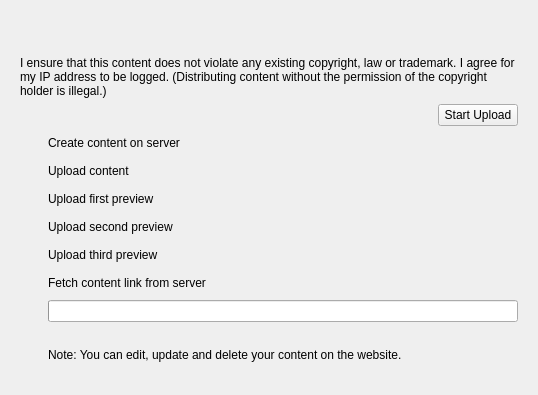
<?xml version="1.0" encoding="UTF-8"?>
<ui version="4.0">
 <class>UploadDialog</class>
 <widget class="QWidget" name="UploadDialog">
  <property name="geometry">
   <rect>
    <x>0</x>
    <y>0</y>
    <width>538</width>
    <height>395</height>
   </rect>
  </property>
  <property name="windowTitle">
   <string>Share Hot New Stuff</string>
  </property>
  <layout class="QVBoxLayout" name="verticalLayout">
   <item>
    <widget class="KTitleWidget" name="mTitleWidget"/>
   </item>
   <item>
    <layout class="QHBoxLayout" name="horizontalLayout">
     <item>
      <widget class="QLabel" name="busyLabel">
       <property name="sizePolicy">
        <sizepolicy hsizetype="MinimumExpanding" vsizetype="Preferred">
         <horstretch>0</horstretch>
         <verstretch>0</verstretch>
        </sizepolicy>
       </property>
       <property name="text">
        <string/>
       </property>
      </widget>
     </item>
     <item>
      <widget class="QWidget" name="busyWidget" native="true">
       <property name="sizePolicy">
        <sizepolicy hsizetype="Fixed" vsizetype="Fixed">
         <horstretch>24</horstretch>
         <verstretch>24</verstretch>
        </sizepolicy>
       </property>
       <property name="minimumSize">
        <size>
         <width>24</width>
         <height>24</height>
        </size>
       </property>
      </widget>
     </item>
    </layout>
   </item>
   <item>
    <widget class="QStackedWidget" name="stackedWidget">
     <property name="currentIndex">
      <number>4</number>
     </property>
     <widget class="QWidget" name="page_3">
      <layout class="QGridLayout" name="gridLayout_3">
       <item row="4" column="1">
        <spacer name="verticalSpacer_2">
         <property name="orientation">
          <enum>Qt::Vertical</enum>
         </property>
         <property name="sizeHint" stdset="0">
          <size>
           <width>205</width>
           <height>183</height>
          </size>
         </property>
        </spacer>
       </item>
       <item row="2" column="1">
        <widget class="QLineEdit" name="password">
         <property name="echoMode">
          <enum>QLineEdit::Password</enum>
         </property>
        </widget>
       </item>
       <item row="2" column="0">
        <widget class="QLabel" name="label_11">
         <property name="sizePolicy">
          <sizepolicy hsizetype="Minimum" vsizetype="Preferred">
           <horstretch>0</horstretch>
           <verstretch>0</verstretch>
          </sizepolicy>
         </property>
         <property name="text">
          <string>Password:</string>
         </property>
         <property name="alignment">
          <set>Qt::AlignRight|Qt::AlignTrailing|Qt::AlignVCenter</set>
         </property>
        </widget>
       </item>
       <item row="1" column="0">
        <widget class="QLabel" name="label_10">
         <property name="sizePolicy">
          <sizepolicy hsizetype="Minimum" vsizetype="Preferred">
           <horstretch>0</horstretch>
           <verstretch>0</verstretch>
          </sizepolicy>
         </property>
         <property name="text">
          <string>Username:</string>
         </property>
         <property name="alignment">
          <set>Qt::AlignRight|Qt::AlignTrailing|Qt::AlignVCenter</set>
         </property>
        </widget>
       </item>
       <item row="0" column="1">
        <widget class="QComboBox" name="providerComboBox"/>
       </item>
       <item row="1" column="1">
        <widget class="QLineEdit" name="username"/>
       </item>
       <item row="0" column="0">
        <widget class="QLabel" name="label_9">
         <property name="sizePolicy">
          <sizepolicy hsizetype="Minimum" vsizetype="Preferred">
           <horstretch>0</horstretch>
           <verstretch>0</verstretch>
          </sizepolicy>
         </property>
         <property name="text">
          <string>Provider:</string>
         </property>
         <property name="alignment">
          <set>Qt::AlignRight|Qt::AlignTrailing|Qt::AlignVCenter</set>
         </property>
        </widget>
       </item>
       <item row="3" column="1" alignment="Qt::AlignRight">
        <widget class="QLabel" name="registerNewAccountLabel">
         <property name="text">
          <string/>
         </property>
        </widget>
       </item>
      </layout>
     </widget>
     <widget class="QWidget" name="page_5">
      <layout class="QVBoxLayout" name="verticalLayout_4">
       <item>
        <widget class="QLabel" name="uploadFileLabel">
         <property name="text">
          <string>File to upload:</string>
         </property>
        </widget>
       </item>
       <item>
        <widget class="KUrlRequester" name="uploadFileRequester"/>
       </item>
       <item>
        <widget class="QRadioButton" name="radioNewUpload">
         <property name="text">
          <string>New Upload</string>
         </property>
         <property name="checked">
          <bool>true</bool>
         </property>
        </widget>
       </item>
       <item>
        <widget class="QRadioButton" name="radioUpdate">
         <property name="enabled">
          <bool>false</bool>
         </property>
         <property name="text">
          <string>Update</string>
         </property>
        </widget>
       </item>
       <item>
        <widget class="QListWidget" name="userContentList">
         <property name="enabled">
          <bool>false</bool>
         </property>
        </widget>
       </item>
      </layout>
     </widget>
     <widget class="QWidget" name="page">
      <layout class="QGridLayout" name="gridLayout">
       <item row="5" column="2" colspan="2">
        <widget class="KTextEdit" name="mSummaryEdit"/>
       </item>
       <item row="4" column="2" colspan="2">
        <widget class="KComboBox" name="mLicenseCombo">
         <property name="editable">
          <bool>true</bool>
         </property>
         <item>
          <property name="text">
           <string>GPL</string>
          </property>
         </item>
         <item>
          <property name="text">
           <string>LGPL</string>
          </property>
         </item>
         <item>
          <property name="text">
           <string>BSD</string>
          </property>
         </item>
        </widget>
       </item>
       <item row="5" column="0" colspan="2">
        <widget class="QLabel" name="label_8">
         <property name="text">
          <string>Description:</string>
         </property>
         <property name="alignment">
          <set>Qt::AlignRight|Qt::AlignTrailing|Qt::AlignVCenter</set>
         </property>
         <property name="buddy">
          <cstring>mSummaryEdit</cstring>
         </property>
        </widget>
       </item>
       <item row="6" column="1">
        <widget class="QLabel" name="priceLabel_2">
         <property name="enabled">
          <bool>true</bool>
         </property>
         <property name="text">
          <string>Changelog:</string>
         </property>
         <property name="alignment">
          <set>Qt::AlignRight|Qt::AlignTrailing|Qt::AlignVCenter</set>
         </property>
        </widget>
       </item>
       <item row="3" column="0" colspan="2">
        <widget class="QLabel" name="label_5">
         <property name="text">
          <string>Version:</string>
         </property>
         <property name="alignment">
          <set>Qt::AlignRight|Qt::AlignTrailing|Qt::AlignVCenter</set>
         </property>
         <property name="buddy">
          <cstring>mVersionEdit</cstring>
         </property>
        </widget>
       </item>
       <item row="4" column="0" colspan="2">
        <widget class="QLabel" name="label_6">
         <property name="text">
          <string>License:</string>
         </property>
         <property name="alignment">
          <set>Qt::AlignRight|Qt::AlignTrailing|Qt::AlignVCenter</set>
         </property>
         <property name="buddy">
          <cstring>mLicenseCombo</cstring>
         </property>
        </widget>
       </item>
       <item row="0" column="0" colspan="4">
        <widget class="QLabel" name="label_12">
         <property name="text">
          <string>Please fill out the information about your upload in English.</string>
         </property>
        </widget>
       </item>
       <item row="3" column="2" colspan="2">
        <widget class="QLineEdit" name="mVersionEdit"/>
       </item>
       <item row="1" column="1">
        <widget class="QLabel" name="label_4">
         <property name="toolTip">
          <string/>
         </property>
         <property name="whatsThis">
          <string/>
         </property>
         <property name="text">
          <string>Title:</string>
         </property>
         <property name="alignment">
          <set>Qt::AlignRight|Qt::AlignTrailing|Qt::AlignVCenter</set>
         </property>
         <property name="buddy">
          <cstring>mNameEdit</cstring>
         </property>
        </widget>
       </item>
       <item row="6" column="2">
        <widget class="KTextEdit" name="changelog"/>
       </item>
       <item row="2" column="0" colspan="2">
        <widget class="QLabel" name="mCategoryLabel">
         <property name="toolTip">
          <string/>
         </property>
         <property name="whatsThis">
          <string/>
         </property>
         <property name="text">
          <string>Category:</string>
         </property>
         <property name="alignment">
          <set>Qt::AlignRight|Qt::AlignTrailing|Qt::AlignVCenter</set>
         </property>
         <property name="buddy">
          <cstring>mNameEdit</cstring>
         </property>
        </widget>
       </item>
       <item row="1" column="2" colspan="2">
        <widget class="QLineEdit" name="mNameEdit">
         <property name="toolTip">
          <string>Name of the file as it will appear on the website</string>
         </property>
         <property name="whatsThis">
          <string>This should clearly describe the file content. It can be the same text as the title of the kvtml file.</string>
         </property>
        </widget>
       </item>
       <item row="2" column="2" colspan="2">
        <widget class="KComboBox" name="mCategoryCombo"/>
       </item>
      </layout>
     </widget>
     <widget class="QWidget" name="page_4">
      <layout class="QVBoxLayout" name="verticalLayout_2">
       <item>
        <widget class="QGroupBox" name="groupBox_2">
         <property name="title">
          <string>Preview Images</string>
         </property>
         <property name="checkable">
          <bool>false</bool>
         </property>
         <layout class="QGridLayout" name="gridLayout_5">
          <item row="2" column="0">
           <widget class="QPushButton" name="changePreview1Button">
            <property name="text">
             <string>Select Preview...</string>
            </property>
           </widget>
          </item>
          <item row="2" column="3">
           <widget class="QPushButton" name="changePreview3Button">
            <property name="text">
             <string>Select Preview...</string>
            </property>
           </widget>
          </item>
          <item row="2" column="2">
           <widget class="QPushButton" name="changePreview2Button">
            <property name="text">
             <string>Select Preview...</string>
            </property>
           </widget>
          </item>
          <item row="1" column="0">
           <widget class="QLabel" name="previewImage1">
            <property name="sizePolicy">
             <sizepolicy hsizetype="Preferred" vsizetype="Preferred">
              <horstretch>96</horstretch>
              <verstretch>72</verstretch>
             </sizepolicy>
            </property>
            <property name="minimumSize">
             <size>
              <width>96</width>
              <height>82</height>
             </size>
            </property>
            <property name="text">
             <string/>
            </property>
            <property name="alignment">
             <set>Qt::AlignCenter</set>
            </property>
           </widget>
          </item>
          <item row="1" column="2">
           <widget class="QLabel" name="previewImage2">
            <property name="sizePolicy">
             <sizepolicy hsizetype="Preferred" vsizetype="Preferred">
              <horstretch>96</horstretch>
              <verstretch>72</verstretch>
             </sizepolicy>
            </property>
            <property name="minimumSize">
             <size>
              <width>96</width>
              <height>82</height>
             </size>
            </property>
            <property name="text">
             <string/>
            </property>
            <property name="alignment">
             <set>Qt::AlignCenter</set>
            </property>
           </widget>
          </item>
          <item row="1" column="3">
           <widget class="QLabel" name="previewImage3">
            <property name="sizePolicy">
             <sizepolicy hsizetype="Preferred" vsizetype="Preferred">
              <horstretch>96</horstretch>
              <verstretch>72</verstretch>
             </sizepolicy>
            </property>
            <property name="minimumSize">
             <size>
              <width>96</width>
              <height>82</height>
             </size>
            </property>
            <property name="text">
             <string/>
            </property>
            <property name="alignment">
             <set>Qt::AlignCenter</set>
            </property>
           </widget>
          </item>
         </layout>
        </widget>
       </item>
       <item>
        <widget class="QCheckBox" name="priceCheckBox">
         <property name="text">
          <string>Set a price for this item</string>
         </property>
        </widget>
       </item>
       <item>
        <widget class="QGroupBox" name="priceGroupBox">
         <property name="enabled">
          <bool>false</bool>
         </property>
         <property name="title">
          <string>Price</string>
         </property>
         <property name="checkable">
          <bool>false</bool>
         </property>
         <layout class="QGridLayout" name="gridLayout_2">
          <item row="0" column="0">
           <widget class="QLabel" name="priceLabel">
            <property name="text">
             <string>Price:</string>
            </property>
            <property name="alignment">
             <set>Qt::AlignRight|Qt::AlignTrailing|Qt::AlignVCenter</set>
            </property>
           </widget>
          </item>
          <item row="0" column="1">
           <widget class="QDoubleSpinBox" name="priceSpinBox">
            <property name="singleStep">
             <double>0.010000000000000</double>
            </property>
            <property name="value">
             <double>1.000000000000000</double>
            </property>
           </widget>
          </item>
          <item row="0" column="2">
           <widget class="QLabel" name="priceCurrency">
            <property name="text">
             <string/>
            </property>
           </widget>
          </item>
          <item row="1" column="0">
           <widget class="QLabel" name="priceReasonLabel">
            <property name="text">
             <string>Reason for price:</string>
            </property>
            <property name="alignment">
             <set>Qt::AlignRight|Qt::AlignTrailing|Qt::AlignVCenter</set>
            </property>
           </widget>
          </item>
          <item row="1" column="1" colspan="2">
           <widget class="QLineEdit" name="priceReasonLineEdit"/>
          </item>
         </layout>
        </widget>
       </item>
       <item>
        <spacer name="verticalSpacer_3">
         <property name="orientation">
          <enum>Qt::Vertical</enum>
         </property>
         <property name="sizeHint" stdset="0">
          <size>
           <width>20</width>
           <height>40</height>
          </size>
         </property>
        </spacer>
       </item>
      </layout>
     </widget>
     <widget class="QWidget" name="page_2">
      <layout class="QVBoxLayout" name="verticalLayout_3">
       <item>
        <layout class="QGridLayout" name="gridLayout_4">
         <item row="2" column="0">
          <widget class="QLabel" name="createContentImageLabel">
           <property name="sizePolicy">
            <sizepolicy hsizetype="Minimum" vsizetype="Preferred">
             <horstretch>22</horstretch>
             <verstretch>22</verstretch>
            </sizepolicy>
           </property>
           <property name="minimumSize">
            <size>
             <width>22</width>
             <height>22</height>
            </size>
           </property>
           <property name="text">
            <string/>
           </property>
          </widget>
         </item>
         <item row="3" column="0">
          <widget class="QLabel" name="uploadContentImageLabel">
           <property name="sizePolicy">
            <sizepolicy hsizetype="Minimum" vsizetype="Preferred">
             <horstretch>22</horstretch>
             <verstretch>22</verstretch>
            </sizepolicy>
           </property>
           <property name="minimumSize">
            <size>
             <width>22</width>
             <height>22</height>
            </size>
           </property>
           <property name="text">
            <string/>
           </property>
          </widget>
         </item>
         <item row="4" column="0">
          <widget class="QLabel" name="uploadPreview1ImageLabel">
           <property name="sizePolicy">
            <sizepolicy hsizetype="Minimum" vsizetype="Preferred">
             <horstretch>22</horstretch>
             <verstretch>22</verstretch>
            </sizepolicy>
           </property>
           <property name="minimumSize">
            <size>
             <width>22</width>
             <height>22</height>
            </size>
           </property>
           <property name="text">
            <string/>
           </property>
          </widget>
         </item>
         <item row="7" column="0">
          <widget class="QLabel" name="fetchContentLinkImageLabel">
           <property name="sizePolicy">
            <sizepolicy hsizetype="Minimum" vsizetype="Preferred">
             <horstretch>22</horstretch>
             <verstretch>22</verstretch>
            </sizepolicy>
           </property>
           <property name="minimumSize">
            <size>
             <width>22</width>
             <height>22</height>
            </size>
           </property>
           <property name="maximumSize">
            <size>
             <width>22</width>
             <height>16777215</height>
            </size>
           </property>
           <property name="text">
            <string/>
           </property>
          </widget>
         </item>
         <item row="7" column="1">
          <widget class="QLabel" name="contentWebsiteLinkLabel">
           <property name="text">
            <string>Fetch content link from server</string>
           </property>
          </widget>
         </item>
         <item row="2" column="1">
          <widget class="QLabel" name="creatingContentLabel">
           <property name="sizePolicy">
            <sizepolicy hsizetype="MinimumExpanding" vsizetype="Preferred">
             <horstretch>0</horstretch>
             <verstretch>0</verstretch>
            </sizepolicy>
           </property>
           <property name="text">
            <string>Create content on server</string>
           </property>
          </widget>
         </item>
         <item row="3" column="1">
          <widget class="QLabel" name="creatingContentLabel_2">
           <property name="sizePolicy">
            <sizepolicy hsizetype="MinimumExpanding" vsizetype="Preferred">
             <horstretch>0</horstretch>
             <verstretch>0</verstretch>
            </sizepolicy>
           </property>
           <property name="text">
            <string>Upload content</string>
           </property>
          </widget>
         </item>
         <item row="4" column="1">
          <widget class="QLabel" name="uploadPreview1Label">
           <property name="sizePolicy">
            <sizepolicy hsizetype="MinimumExpanding" vsizetype="Preferred">
             <horstretch>0</horstretch>
             <verstretch>0</verstretch>
            </sizepolicy>
           </property>
           <property name="text">
            <string>Upload first preview</string>
           </property>
          </widget>
         </item>
         <item row="9" column="1">
          <widget class="QLabel" name="contentWebsiteLink">
           <property name="text">
            <string/>
           </property>
           <property name="openExternalLinks">
            <bool>true</bool>
           </property>
          </widget>
         </item>
         <item row="11" column="1">
          <spacer name="verticalSpacer">
           <property name="orientation">
            <enum>Qt::Vertical</enum>
           </property>
           <property name="sizeHint" stdset="0">
            <size>
             <width>91</width>
             <height>199</height>
            </size>
           </property>
          </spacer>
         </item>
         <item row="10" column="1">
          <widget class="QLabel" name="label_2">
           <property name="text">
            <string>Note: You can edit, update and delete your content on the website.</string>
           </property>
           <property name="wordWrap">
            <bool>true</bool>
           </property>
          </widget>
         </item>
         <item row="5" column="1">
          <widget class="QLabel" name="uploadPreview2Label">
           <property name="sizePolicy">
            <sizepolicy hsizetype="MinimumExpanding" vsizetype="Preferred">
             <horstretch>0</horstretch>
             <verstretch>0</verstretch>
            </sizepolicy>
           </property>
           <property name="text">
            <string>Upload second preview</string>
           </property>
          </widget>
         </item>
         <item row="6" column="1">
          <widget class="QLabel" name="uploadPreview3Label">
           <property name="sizePolicy">
            <sizepolicy hsizetype="MinimumExpanding" vsizetype="Preferred">
             <horstretch>0</horstretch>
             <verstretch>0</verstretch>
            </sizepolicy>
           </property>
           <property name="text">
            <string>Upload third preview</string>
           </property>
          </widget>
         </item>
         <item row="5" column="0">
          <widget class="QLabel" name="uploadPreview2ImageLabel">
           <property name="sizePolicy">
            <sizepolicy hsizetype="Minimum" vsizetype="Preferred">
             <horstretch>22</horstretch>
             <verstretch>22</verstretch>
            </sizepolicy>
           </property>
           <property name="minimumSize">
            <size>
             <width>22</width>
             <height>22</height>
            </size>
           </property>
           <property name="text">
            <string/>
           </property>
          </widget>
         </item>
         <item row="6" column="0">
          <widget class="QLabel" name="uploadPreview3ImageLabel">
           <property name="sizePolicy">
            <sizepolicy hsizetype="Minimum" vsizetype="Preferred">
             <horstretch>22</horstretch>
             <verstretch>22</verstretch>
            </sizepolicy>
           </property>
           <property name="minimumSize">
            <size>
             <width>22</width>
             <height>22</height>
            </size>
           </property>
           <property name="text">
            <string/>
           </property>
          </widget>
         </item>
         <item row="0" column="0" colspan="2">
          <widget class="QLabel" name="label">
           <property name="text">
            <string>I ensure that this content does not violate any existing copyright, law or trademark. I agree for my IP address to be logged. (Distributing content without the permission of the copyright holder is illegal.)</string>
           </property>
           <property name="wordWrap">
            <bool>true</bool>
           </property>
          </widget>
         </item>
         <item row="1" column="0" colspan="2">
          <layout class="QHBoxLayout" name="horizontalLayout_2">
           <item>
            <spacer name="horizontalSpacer">
             <property name="orientation">
              <enum>Qt::Horizontal</enum>
             </property>
             <property name="sizeHint" stdset="0">
              <size>
               <width>40</width>
               <height>20</height>
              </size>
             </property>
            </spacer>
           </item>
           <item>
            <widget class="QPushButton" name="uploadButton">
             <property name="text">
              <string>Start Upload</string>
             </property>
            </widget>
           </item>
          </layout>
         </item>
         <item row="8" column="1">
          <widget class="QProgressBar" name="uploadProgressBar">
           <property name="maximum">
            <number>1</number>
           </property>
           <property name="value">
            <number>-1</number>
           </property>
          </widget>
         </item>
        </layout>
       </item>
      </layout>
     </widget>
    </widget>
   </item>
  </layout>
 </widget>
 <customwidgets>
  <customwidget>
   <class>KUrlRequester</class>
   <extends>QWidget</extends>
   <header>kurlrequester.h</header>
  </customwidget>
  <customwidget>
   <class>KTitleWidget</class>
   <extends>QWidget</extends>
   <header>ktitlewidget.h</header>
  </customwidget>
  <customwidget>
   <class>KComboBox</class>
   <extends>QComboBox</extends>
   <header>kcombobox.h</header>
  </customwidget>
  <customwidget>
   <class>KTextEdit</class>
   <extends>QTextEdit</extends>
   <header>ktextedit.h</header>
  </customwidget>
 </customwidgets>
 <tabstops>
  <tabstop>providerComboBox</tabstop>
  <tabstop>username</tabstop>
  <tabstop>password</tabstop>
  <tabstop>uploadFileRequester</tabstop>
  <tabstop>radioNewUpload</tabstop>
  <tabstop>radioUpdate</tabstop>
  <tabstop>userContentList</tabstop>
  <tabstop>mNameEdit</tabstop>
  <tabstop>mCategoryCombo</tabstop>
  <tabstop>mVersionEdit</tabstop>
  <tabstop>mLicenseCombo</tabstop>
  <tabstop>mSummaryEdit</tabstop>
  <tabstop>changelog</tabstop>
  <tabstop>priceCheckBox</tabstop>
  <tabstop>priceSpinBox</tabstop>
  <tabstop>priceReasonLineEdit</tabstop>
  <tabstop>uploadButton</tabstop>
 </tabstops>
 <resources/>
 <connections/>
</ui>
